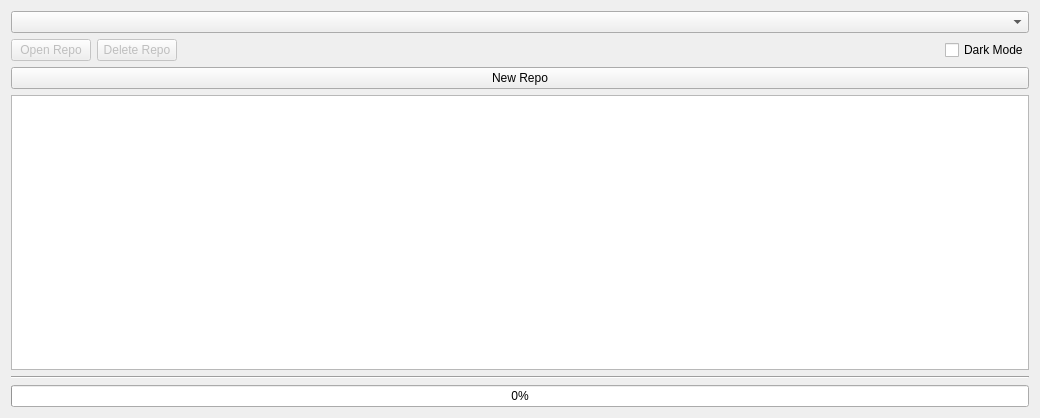
<?xml version="1.0" encoding="UTF-8"?>
<ui version="4.0">
 <class>MainWindow</class>
 <widget class="QMainWindow" name="MainWindow">
  <property name="geometry">
   <rect>
    <x>0</x>
    <y>0</y>
    <width>1040</width>
    <height>418</height>
   </rect>
  </property>
  <property name="windowTitle">
   <string>CyDownload by thegreatjoj</string>
  </property>
  <widget class="QWidget" name="centralWidget">
   <layout class="QVBoxLayout" name="verticalLayout_2">
    <item>
     <widget class="QComboBox" name="cmb_repo_urls">
      <property name="editable">
       <bool>false</bool>
      </property>
      <property name="currentText">
       <string/>
      </property>
      <property name="currentIndex">
       <number>-1</number>
      </property>
     </widget>
    </item>
    <item>
     <layout class="QHBoxLayout" name="horizontalLayout">
      <item>
       <widget class="QPushButton" name="btn_open_repo">
        <property name="enabled">
         <bool>false</bool>
        </property>
        <property name="text">
         <string>Open Repo</string>
        </property>
       </widget>
      </item>
      <item>
       <widget class="QPushButton" name="btn_del_repo">
        <property name="enabled">
         <bool>false</bool>
        </property>
        <property name="autoFillBackground">
         <bool>false</bool>
        </property>
        <property name="text">
         <string>Delete Repo</string>
        </property>
       </widget>
      </item>
      <item>
       <spacer name="horizontalSpacer">
        <property name="orientation">
         <enum>Qt::Horizontal</enum>
        </property>
        <property name="sizeHint" stdset="0">
         <size>
          <width>40</width>
          <height>20</height>
         </size>
        </property>
       </spacer>
      </item>
      <item>
       <widget class="QCheckBox" name="chk_dark_mode">
        <property name="toolTip">
         <string>Switch between light and dark appearance</string>
        </property>
        <property name="text">
         <string>Dark Mode</string>
        </property>
       </widget>
      </item>
     </layout>
    </item>
    <item>
     <widget class="QPushButton" name="btn_new_repo">
      <property name="text">
       <string>New Repo</string>
      </property>
     </widget>
    </item>
    <item>
     <widget class="QPlainTextEdit" name="txt_log">
      <property name="acceptDrops">
       <bool>false</bool>
      </property>
      <property name="undoRedoEnabled">
       <bool>false</bool>
      </property>
     </widget>
    </item>
    <item>
     <widget class="Line" name="line">
      <property name="orientation">
       <enum>Qt::Horizontal</enum>
      </property>
     </widget>
    </item>
    <item>
     <widget class="QProgressBar" name="progressBar">
      <property name="value">
       <number>0</number>
      </property>
     </widget>
    </item>
   </layout>
  </widget>
  <action name="actionOpen_Repo">
   <property name="text">
    <string>Open Repo</string>
   </property>
  </action>
 </widget>
 <layoutdefault spacing="6" margin="11"/>
 <resources/>
 <connections/>
</ui>
